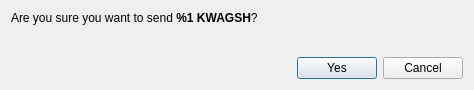
<?xml version="1.0" encoding="UTF-8"?>
<ui version="4.0">
 <class>ConfirmSendDialog</class>
 <widget class="QDialog" name="ConfirmSendDialog">
  <property name="windowModality">
   <enum>Qt::ApplicationModal</enum>
  </property>
  <property name="geometry">
   <rect>
    <x>0</x>
    <y>0</y>
    <width>474</width>
    <height>90</height>
   </rect>
  </property>
  <property name="windowTitle">
   <string>Confirm sending %1 KWAGSH</string>
  </property>
  <layout class="QVBoxLayout" name="verticalLayout">
   <item>
    <layout class="QVBoxLayout" name="verticalLayout_2">
     <item>
      <widget class="QLabel" name="m_confirmLabel">
       <property name="text">
        <string>&lt;html&gt;&lt;head/&gt;&lt;body&gt;&lt;p&gt;Are you sure you want to send &lt;strong&gt;%1 KWAGSH&lt;/strong&gt;?&lt;/p&gt;&lt;/body&gt;&lt;/html&gt;</string>
       </property>
       <property name="textFormat">
        <enum>Qt::RichText</enum>
       </property>
      </widget>
     </item>
     <item>
      <widget class="QLabel" name="m_paymentIdLabel">
       <property name="text">
        <string/>
       </property>
       <property name="textFormat">
        <enum>Qt::RichText</enum>
       </property>
      </widget>
     </item>
    </layout>
   </item>
   <item>
    <spacer name="verticalSpacer">
     <property name="orientation">
      <enum>Qt::Vertical</enum>
     </property>
     <property name="sizeHint" stdset="0">
      <size>
       <width>20</width>
       <height>40</height>
      </size>
     </property>
    </spacer>
   </item>
   <item>
    <layout class="QHBoxLayout" name="horizontalLayout_2">
     <item>
      <spacer name="horizontalSpacer">
       <property name="orientation">
        <enum>Qt::Horizontal</enum>
       </property>
       <property name="sizeHint" stdset="0">
        <size>
         <width>40</width>
         <height>20</height>
        </size>
       </property>
      </spacer>
     </item>
     <item>
      <widget class="QPushButton" name="m_okButton">
       <property name="text">
        <string>Yes</string>
       </property>
       <property name="icon">
        <iconset resource="../../resources.qrc">
         <normaloff>:/icons/transaction</normaloff>:/icons/transaction</iconset>
       </property>
      </widget>
     </item>
     <item>
      <widget class="QPushButton" name="m_cancelButton">
       <property name="text">
        <string>Cancel</string>
       </property>
       <property name="icon">
        <iconset resource="../../resources.qrc">
         <normaloff>:/icons/cancel</normaloff>:/icons/cancel</iconset>
       </property>
      </widget>
     </item>
    </layout>
   </item>
  </layout>
 </widget>
 <resources>
  <include location="../../resources.qrc"/>
 </resources>
 <connections>
  <connection>
   <sender>m_okButton</sender>
   <signal>clicked()</signal>
   <receiver>ConfirmSendDialog</receiver>
   <slot>accept()</slot>
   <hints>
    <hint type="sourcelabel">
     <x>500</x>
     <y>62</y>
    </hint>
    <hint type="destinationlabel">
     <x>276</x>
     <y>44</y>
    </hint>
   </hints>
  </connection>
  <connection>
   <sender>m_cancelButton</sender>
   <signal>clicked()</signal>
   <receiver>ConfirmSendDialog</receiver>
   <slot>reject()</slot>
   <hints>
    <hint type="sourcelabel">
     <x>417</x>
     <y>62</y>
    </hint>
    <hint type="destinationlabel">
     <x>276</x>
     <y>44</y>
    </hint>
   </hints>
  </connection>
 </connections>
</ui>
